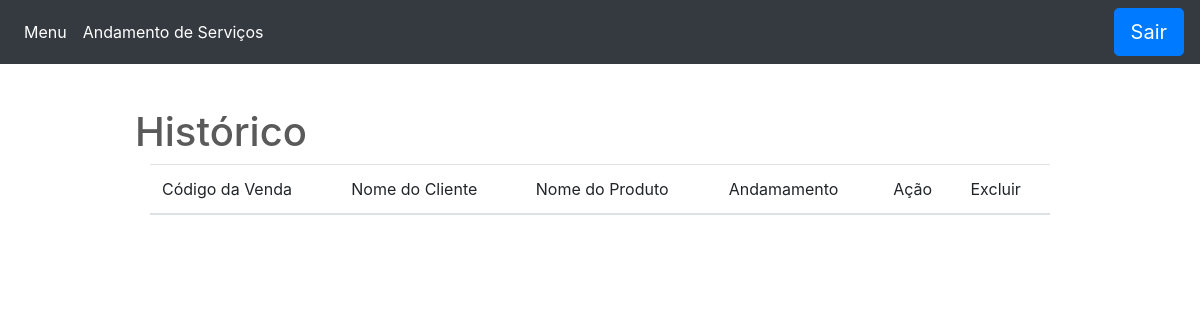
Page /Views/Andamento-servicos.php on the earlier database version.
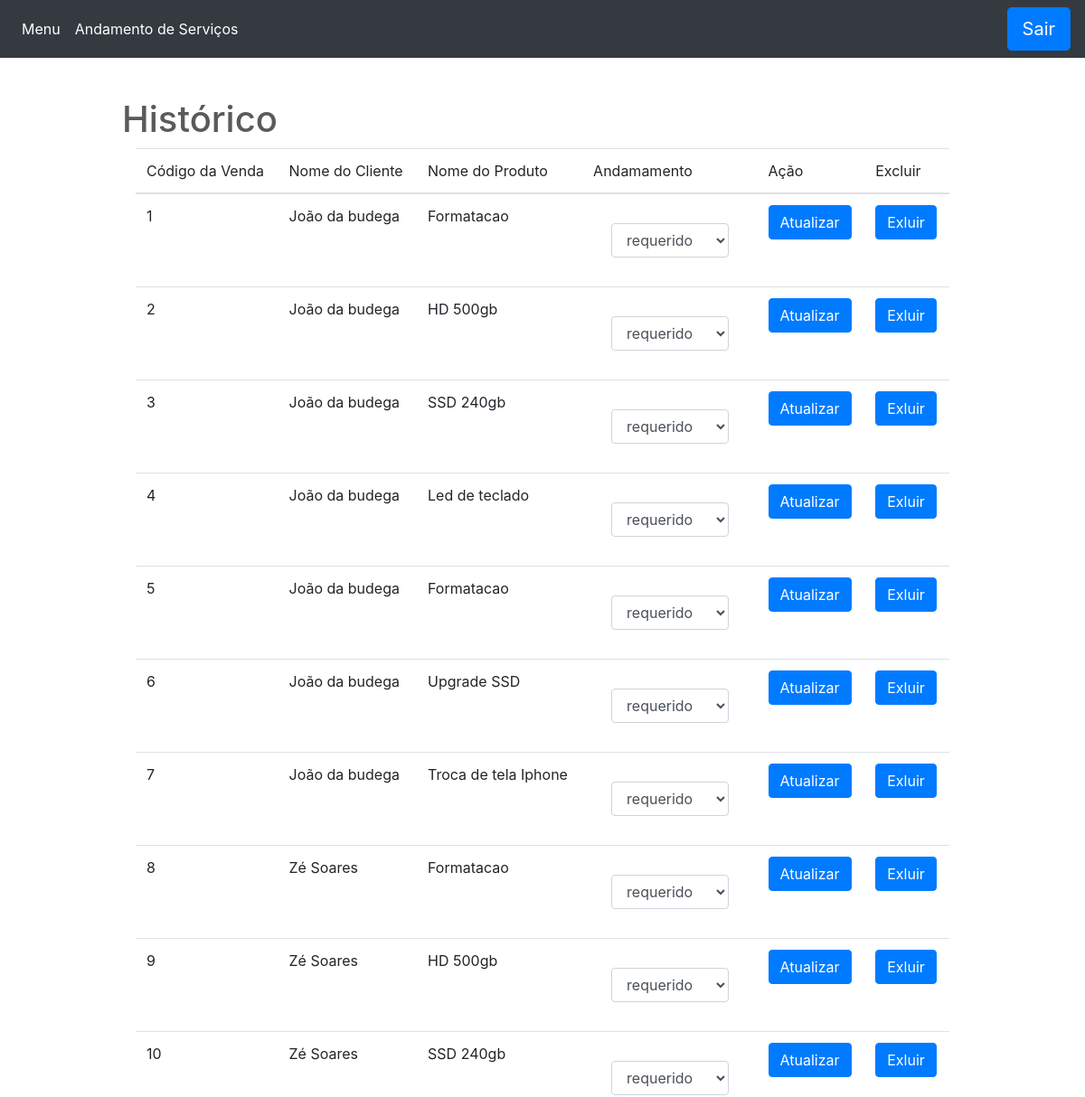
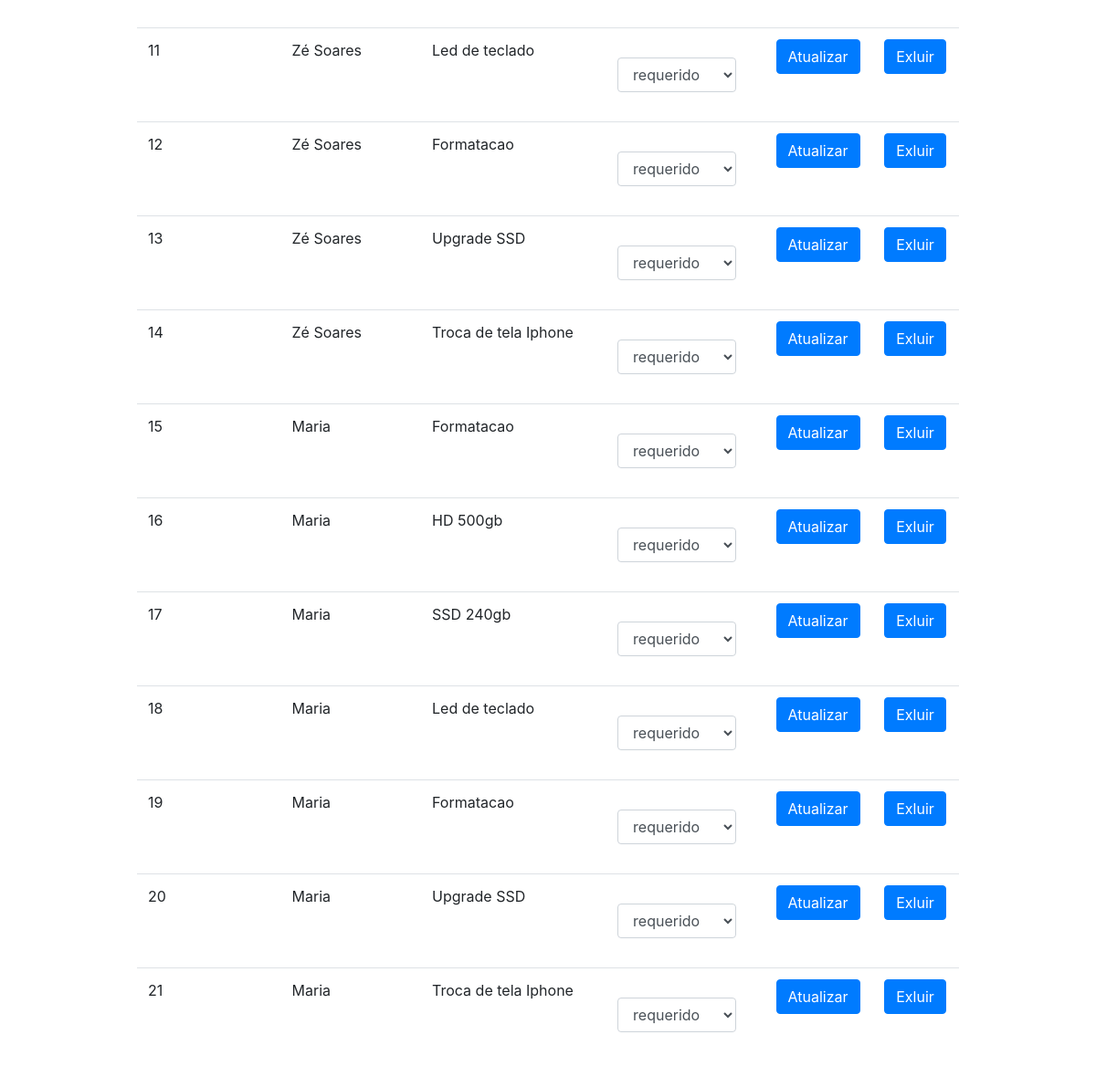
Same page on the later database version (2 pictures, top to bottom).
### tables this page shows
CREATE TABLE venda
(
  id INT NOT NULL AUTO_INCREMENT,
  id_cliente INT NOT NULL,
  id_produto INT NOT NULL,
  andamento VARCHAR(150) NOT NULL,
  PRIMARY KEY(id)
);

CREATE TABLE cliente
(
  id INT NOT NULL AUTO_INCREMENT,
  nome VARCHAR(50) NOT NULL,
  email VARCHAR(50) NOT NULL UNIQUE,
  senha VARCHAR(50) NOT NULL,
  PRIMARY KEY(id)
);

CREATE TABLE produtos
(
  id INT NOT NULL AUTO_INCREMENT,
  nome VARCHAR(150) NOT NULL,
  preco DOUBLE(9,2) NOT NULL,
  quantidade INT NOT NULL,
  categoria ENUM('servico', 'produto'),
  descricao VARCHAR(150),
  PRIMARY KEY(id)
);

### Controlers/Consulta_andamento.php (called while the page is built)
<?php
  include 'Conexao.php' ;
  $consulta = "SELECT v.id as venda, c.nome, p.nome as produto, v.andamento FROM cliente c INNER JOIN venda v ON c.id=v.id_cliente INNER JOIN produtos p ON v.id_produto=p.id";
  $result_hist = mysqli_query($con,$consulta);
?>

### Views/Andamento-servicos.php (the view, shortened to what this page needs)
<?php
  include('../Controlers/Conexao.php');
  include('../Controlers/Consulta_andamento.php');
?>
<!DOCTYPE html>
<html lang="pt-br">
  <head>
      <link rel="stylesheet" href="../Models/reset.css">
      <link rel="stylesheet" href="../Models/css/bootstrap.min.css">
      <link rel="stylesheet" href="../Models/css/bootstrap.css">
      <link rel="stylesheet" href="../Models/Carousel.css">
      <link rel="stylesheet" href="../Models/Estilo.css">
  </head>
  <body>
    <header>
      <nav class="navbar navbar-expand-md navbar-dark fixed-top bg-dark">
        <div class="collapse navbar-collapse" id="navbarCollapse">
          <ul class="navbar-nav mr-auto">
            <li class="nav-item active">
              <a class="nav-link" href="./Admin.php">Menu</a>
            </li>
            <li class="nav-item active">
              <a class="nav-link" href="./Andamento-servicos.php">Andamento de Serviços</a>
            </li>
          </ul>
          <form class="form-inline mt-2 mt-md-0" method="POST" action="../Views/Login.php">
            <input type="submit" name="BTEnvia" class="btn btn-primary btn-lg btn-block btn-blue" value="Sair">
          </form>
        </div>
      </nav>
    </header>
    <div class="Historico">
        <div class="container">
        <h1>Histórico</h1>
          <div class="col-md-12">
            <table class="table">
              <thead>
                <tr>
                  <th>Código da Venda</th>
                  <th>Nome do Cliente</th>
                  <th>Nome do Produto</th>
                  <th>Andamamento</th>
                  <th>Ação</th>
                  <th>Excluir</th>
                </tr>
              </thead>
              <tbody>
                <?php while($hist = $result_hist->fetch_array()) { ?>
                  <tr>
                    <td><?php echo $hist['venda']; ?></td>
                    <td><?php echo $hist['nome']; ?></td>
                    <td><?php echo $hist['produto']; ?></td>
                    <td>
                      <form action="../Controlers/Atualiza-andamento.php" method="GET">
                        <div class="form-group">
                          <select class="form-control" id="exampleFormControlSelect1" name="andamento">
                              <option value="<?php echo $hist['andamento'] ?>" selected><?php echo $hist['andamento']; ?></option>
                              </select>
                        </div>
                    </td>
                    <td><button type="submit" class="btn btn-primary">Atualizar</button></form></td>
                    <td>
                      <form action="../Controlers/Excluir_Pedido.php" method="POST">
                        <input type="submit" class="btn btn-primary" value="Exluir">
                      </form>
                    </td>
                  </tr>
                <?php } ?>
              </tbody>
            </table>
          </div>
        </div>
    </body>
    </html>

### Models/Carousel.css (style rules this page uses)
body { padding-top: 3rem; padding-bottom: 3rem; color: #5a5a5a; }

### Models/Estilo.css (style rules this page uses)
.navbar { margin: 0px; }
.form-group { margin:20px; }
.container { margin-top: 60px; margin-bottom: 60px; width: 80%; }

Differences in the rows shown:
added venda: id "1", id_cliente.nome "João da budega", id_produto.nome "Formatacao", andamento "requerido"
added venda: id "2", id_cliente.nome "João da budega", id_produto.nome "HD 500gb", andamento "requerido"
added venda: id "3", id_cliente.nome "João da budega", id_produto.nome "SSD 240gb", andamento "requerido"
added venda: id "4", id_cliente.nome "João da budega", id_produto.nome "Led de teclado", andamento "requerido"
added venda: id "5", id_cliente.nome "João da budega", id_produto.nome "Formatacao", andamento "requerido"
added venda: id "6", id_cliente.nome "João da budega", id_produto.nome "Upgrade SSD", andamento "requerido"
added venda: id "7", id_cliente.nome "João da budega", id_produto.nome "Troca de tela Iphone", andamento "requerido"
added venda: id "8", id_cliente.nome "Zé Soares", id_produto.nome "Formatacao", andamento "requerido"
added venda: id "9", id_cliente.nome "Zé Soares", id_produto.nome "HD 500gb", andamento "requerido"
added venda: id "10", id_cliente.nome "Zé Soares", id_produto.nome "SSD 240gb", andamento "requerido"
added venda: id "11", id_cliente.nome "Zé Soares", id_produto.nome "Led de teclado", andamento "requerido"
added venda: id "12", id_cliente.nome "Zé Soares", id_produto.nome "Formatacao", andamento "requerido"
added venda: id "13", id_cliente.nome "Zé Soares", id_produto.nome "Upgrade SSD", andamento "requerido"
added venda: id "14", id_cliente.nome "Zé Soares", id_produto.nome "Troca de tela Iphone", andamento "requerido"
added venda: id "15", id_cliente.nome "Maria", id_produto.nome "Formatacao", andamento "requerido"
added venda: id "16", id_cliente.nome "Maria", id_produto.nome "HD 500gb", andamento "requerido"
added venda: id "17", id_cliente.nome "Maria", id_produto.nome "SSD 240gb", andamento "requerido"
added venda: id "18", id_cliente.nome "Maria", id_produto.nome "Led de teclado", andamento "requerido"
added venda: id "19", id_cliente.nome "Maria", id_produto.nome "Formatacao", andamento "requerido"
added venda: id "20", id_cliente.nome "Maria", id_produto.nome "Upgrade SSD", andamento "requerido"
added venda: id "21", id_cliente.nome "Maria", id_produto.nome "Troca de tela Iphone", andamento "requerido"
